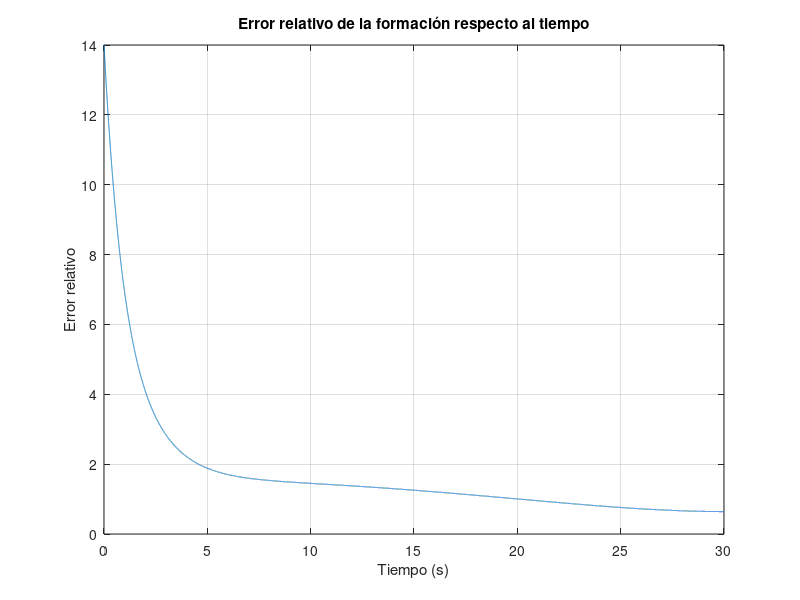
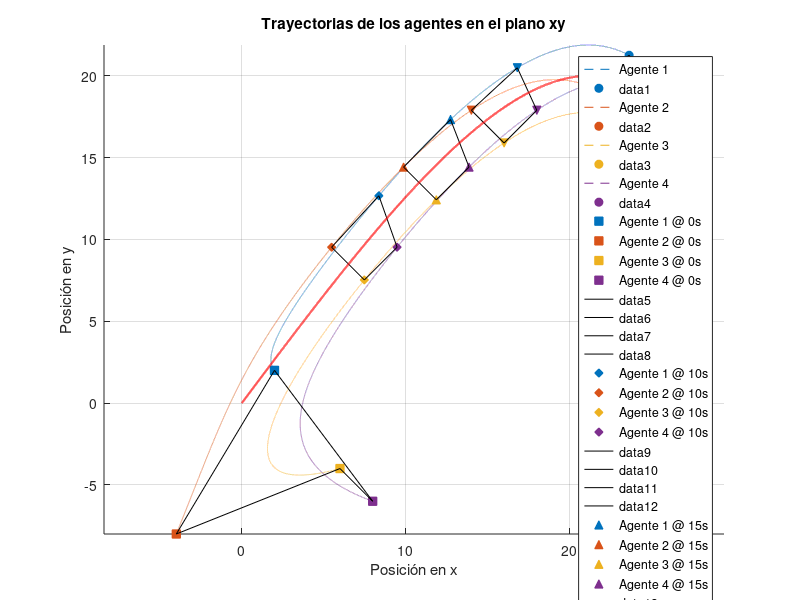

Source code (MATLAB) for these figures, in order:
clc 
clearvars
close all


%Para primer punto
% A = [ 0  1  0  0 
%       1  0  1  0 
%       0  1  0  0 
%       0  0  1  0 ];
% 
% Lg_b = [ 1 -1  0  0 
%         -1  2 -1  0 
%          0 -1  1  0 
%          0  0 -1  1 ];
% Para el segundo punto
A=[0 0 0 0
   1 0 0 0
   0 1 0 0
   0 0 1 0];

Lg_b=[0 0  0 0
     -1 1  0 0
      0 -1 1 0
      0 0 -1 1]; 

eig(Lg_b)
I = eye(2);
I2 = zeros(8,8);
I2(1,1) = 1;
I2(2,2) = 1;
I3 = eye(8,8);
I3(1,1) = 1/2;
I3(2,2) = 1/2;
I3(3,3) = 1/2;
I3(4,4) = 1/2;

% Ganancias
gamma = 1;
g = 1;
alpha = 1;

% Condiciones iniciales de los agentes en x e y 
x_init = [ 2; -4;  6;  8 ];  % Condiciones iniciales en x
y_init = [ 2;  -8; -4;  -6 ];  % Condiciones iniciales en y

% Número de agentes
num_agents = length(x_init);

% Combinar condiciones iniciales en un solo vector
x0 = zeros(2 * num_agents, 1);
for i = 1:num_agents
    x0(2*i - 1) = x_init(i);
    x0(2*i) = y_init(i);
end

% Tiempo de simulación
t0 = 0; % tiempo inicial
tf = 30; % tiempo final
h = 0.001; % paso de tiempo

% Inicializar las variables
t = t0:h:tf;
n = length(t);

% Desplazamientos deseados en x e y 
d_x = [ 0; -2;  0;  2 ];  % Desplazamientos deseados en x
d_y = [ 2;  0; -2;  0 ];  % Desplazamientos deseados en y

% Inicializar los desplazamientos deseados y sus derivadas
d = zeros(2 * num_agents, 1);

% Valores iniciales para los desplazamientos deseados
for i = 1:num_agents
    d(2*i - 1) = d_x(i);
    d(2*i) = d_y(i);
end


x = x0;

% Inicializar la matriz para almacenar el error relativo
error_relativo = zeros(1, n+1 );

% Calcular el error inicial
error_relativo(1) = norm(kron(Lg_b, I) * (x0 - d));

% Inicializar a la referencia y su derivada
ref = zeros(8,1);
dref = zeros(8,1);
dref(1) = 30 * (pi/100);
dref(2) = 20 * (pi/50);

x_dot = zeros(8,1);

% Tiempos específicos para almacenar las posiciones
t_intervals = [0, 10, 15, 20];
interval_indices = round(t_intervals / h) + 1; % Convertir tiempos a índices

% Inicializar las posiciones en tiempos específicos
positions_at_intervals = cell(length(t_intervals), 1);

for i = 1:n
    % Cálculo de la dinámica del sistema con el desplazamiento relativo
    x(:, i + 1) = x(:, i) + h * (I3 * alpha * I2 * (dref - gamma * (x(:, i) - d - ref)) + g * I3 * (kron(A, I) * x_dot - gamma * (kron(Lg_b, I) * (x(:, i) - d))));
    x_dot = (I3 * alpha * I2 * (dref - gamma * (x(:, i) - d - ref)) + g * I3 * (kron(A, I) * x_dot - gamma * (kron(Lg_b, I) * (x(:, i) - d))));
    
    % Calcular el error en cada iteración
    error_relativo(i + 1) = norm(kron(Lg_b, I) * (x(:, i + 1) - d));
    
    % Dinámica de la referencia
    ref(1) = 30 * sin(pi * t(i) / 100);
    ref(2) = 20 * sin(pi * t(i) / 50);
    
    % Guardar la referencia en la trayectoria
    ref_traj(1, i+1) = ref(1);
    ref_traj(2, i+1) = ref(2);
    
    % Derivadas de la referencia
    dref(1) = 30 * (pi / 100) * cos(pi * t(i) / 100); 
    dref(2) = 20 * (pi / 50) * cos(pi * t(i) / 50);
    
    % Almacenar posiciones en tiempos específicos
    if ismember(i, interval_indices)
        positions_at_intervals{find(interval_indices == i)} = x(:, i);
    end
end

% Graficar el error relativo respecto al tiempo
t = linspace(t0, tf, n+1);
figure;
plot(t, error_relativo);
xlabel('Tiempo (s)');
ylabel('Error relativo');
title('Error relativo de la formación respecto al tiempo');
grid on;

% Graficar las posiciones de los agentes en el plano xy con sus posiciones finales
figure;
hold on;
num_agents = size(x0, 1) / 2;
colors = lines(num_agents);

% Graficar trayectorias
for i = 1:num_agents
    plot(x(2*i-1, :), x(2*i, :), 'DisplayName', ['Agente ' num2str(i)], 'Color', colors(i, :), 'LineStyle', '--');
    plot(x(2*i-1, end), x(2*i, end), 'o', 'Color', colors(i, :), 'MarkerFaceColor', colors(i, :));
end

% Graficar las posiciones a los tiempos específicos
markers = {'s', 'd', '^', 'v'}; % Marcadores para tiempos específicos
for j = 1:length(t_intervals)
    pos = positions_at_intervals{j};
    for i = 1:num_agents
        plot(pos(2*i-1), pos(2*i), markers{j}, 'Color', colors(i, :), 'MarkerFaceColor', colors(i, :), 'DisplayName', ['Agente ' num2str(i) ' @ ' num2str(t_intervals(j)) 's']);
    end
    
    % Agregar líneas entre los agentes en tiempos específicos
    plot([pos(1) pos(7)], [pos(2) pos(8)], 'k-'); % Línea entre Agente 1 y Agente 4
    plot([pos(1) pos(3)], [pos(2) pos(4)], 'k-'); % Línea entre Agente 1 y Agente 2
    plot([pos(7) pos(5)], [pos(8) pos(6)], 'k-'); % Línea entre Agente 4 y Agente 3
    plot([pos(3) pos(5)], [pos(4) pos(6)], 'k-'); % Línea entre Agente 2 y Agente 3
end

% Agregar líneas entre los agentes especificados en la posición final
plot([x(1,end) x(7,end)], [x(2,end) x(8,end)], 'k-'); % Línea entre Agente 1 y Agente 4
plot([x(1,end) x(3,end)], [x(2,end) x(4,end)], 'k-'); % Línea entre Agente 1 y Agente 2
plot([x(7,end) x(5,end)], [x(8,end) x(6,end)], 'k-'); % Línea entre Agente 4 y Agente 3
plot([x(3,end) x(5,end)], [x(4,end) x(6,end)], 'k-'); % Línea entre Agente 2 y Agente 3

% Graficar la trayectoria de la referencia
plot(ref_traj(1, :), ref_traj(2, :), 'r-', 'DisplayName', 'Referencia', 'LineWidth', 1.5);

hold off;
xlabel('Posición en x');
ylabel('Posición en y');
title('Trayectorias de los agentes en el plano xy');
legend show;
axis equal;
grid on;
